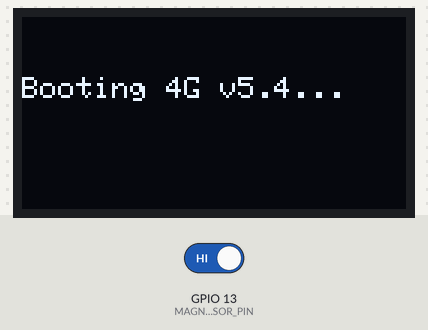
Recording of a sketch running on a simulated ESP32. Shown: 128×64 one-colour display. Inputs (shaded band) come from the test bench; at power-on: GPIO 13 (MAGNET_SENSOR_PIN) HIGH. Random numbers use the default seed unless the sketch sets one; the modem accepts every AT command (registered, SIM ready, sends succeed) and sends nothing else; what the sketch prints to the serial monitor is not drawn.

Above: at 0.1 s.
19.5 s: GPIO 13 (MAGNET_SENSOR_PIN) driven LOW
At 22.37 s:
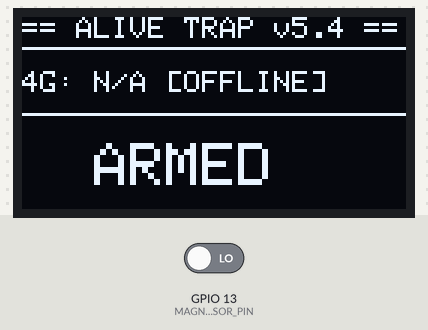
22.5 s: GPIO 13 (MAGNET_SENSOR_PIN) driven HIGH
At 23.3 s:
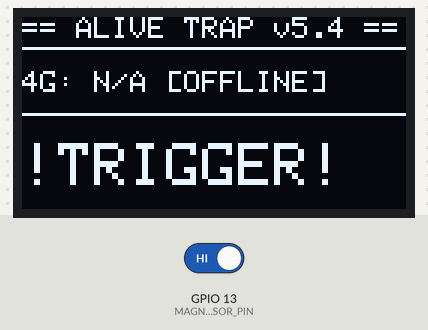
Timing chart, 0 to 25.5 s (numbered marks = the images above; inputs shaded):
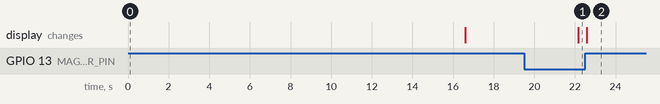

The sketch:

esp32_trap_v54.ino
```cpp
#include <Wire.h>
#include <Adafruit_GFX.h>
#include <Adafruit_SSD1306.h>

#define SCREEN_WIDTH 128
#define SCREEN_HEIGHT 64
#define OLED_RESET     -1
Adafruit_SSD1306 display(SCREEN_WIDTH, SCREEN_HEIGHT, &Wire, OLED_RESET);

#define RXD2 16
#define TXD2 17
#define MAGNET_SENSOR_PIN 13

bool currentStatusIsArmed = true;
String csqSignal = "N/A";
String cellInfo = "NONE";
bool isMqttConnected = false;

void updateOLED(String trapStatus) {
  display.clearDisplay();
  display.setTextSize(1);
  display.setTextColor(SSD1306_WHITE);
  display.setCursor(0, 0);
  display.println("== ALIVE TRAP v5.4 ==");
  display.drawLine(0, 10, 128, 10, SSD1306_WHITE);
  display.setCursor(0, 18);
  display.print("4G: "); display.print(csqSignal);
  display.print(isMqttConnected ? " [ONLINE]" : " [OFFLINE]");
  display.drawLine(0, 32, 128, 32, SSD1306_WHITE);
  display.setCursor(0, 42);
  display.setTextSize(2);
  if (trapStatus == "ARMED") display.println("  ARMED");
  else display.println("!TRIGGER!");
  display.display();
}

String sendAT_and_GetReply(String cmd, int delayTime) {
  Serial2.println(cmd);
  delay(delayTime);
  String response = "";
  while (Serial2.available()) {
    char c = Serial2.read();
    response += c;
  }
  Serial.print(response);
  return response;
}

void connectToMqtt() {
  Serial.println("\n🌐 正在嘗試連線至 MQTT Broker...");
  isMqttConnected = false;

  sendAT_and_GetReply("AT+QMTCLOSE=4", 500);
  sendAT_and_GetReply("AT+QMTCFG=\"ssl\",4,0", 500);
  sendAT_and_GetReply("AT+QMTCFG=\"version\",4,4", 500);

  String openRes = sendAT_and_GetReply("AT+QMTOPEN=4,\"broker.emqx.io\",1883", 4000);
  if (openRes.indexOf("+QMTOPEN: 4,0") >= 0 || openRes.indexOf("+QMTOPEN: 4,2") >= 0) {
    String randomClientId = "esp32_trap_" + String(random(1000, 9999));
    String connCmd = "AT+QMTCONN=4,\"" + randomClientId + "\",\"\",\"\",1";

    String connRes = sendAT_and_GetReply(connCmd, 4000);
    if (connRes.indexOf("+QMTCONN: 4,0,0") >= 0) {
      Serial.println("🏆 MQTT 連線成功！");
      sendAT_and_GetReply("AT+QMTSUB=4,1,\"hk_trap_2026_xyz9527/status\",0", 1500);
      isMqttConnected = true;
    }
  }
}

// ⚠️ 關鍵修復：移除引號確保 MQTT 發送不報錯
void checkCellStation() {
  String res = sendAT_and_GetReply("AT+QENG=\"servingcell\"", 1000);
  int startIdx = res.indexOf("+QENG:");
  if (startIdx >= 0) {
    int endIdx = res.indexOf("\r", startIdx);
    if (endIdx > startIdx) {
      String pureData = res.substring(startIdx, endIdx);
      pureData.replace("\"", ""); // 強制移除所有引號
      cellInfo = pureData;
    }
  }
}

void setup() {
  Serial.begin(115200);
  Serial2.begin(115200, SERIAL_8N1, RXD2, TXD2);
  pinMode(MAGNET_SENSOR_PIN, INPUT_PULLUP);
  randomSeed(analogRead(0));

  if(!display.begin(SSD1306_SWITCHCAPVCC, 0x3C)) { for(;;); }

  display.clearDisplay();
  display.setTextSize(1);
  display.setTextColor(SSD1306_WHITE);
  display.setCursor(0,20);
  display.println("Booting 4G v5.4...");
  display.display();

  delay(3000);

  sendAT_and_GetReply("AT+QIDEACT=1", 500);
  sendAT_and_GetReply("AT+QICSGP=1,1,\"share.hk.link\",\"\",\"\",0", 2000);
  sendAT_and_GetReply("AT+QIACT=1", 3000);

  delay(1000);
  sendAT_and_GetReply("AT+CSQ", 500);

  checkCellStation();
  connectToMqtt();

  if (isMqttConnected && cellInfo != "NONE") {
    Serial2.println("AT+QMTPUB=4,0,0,0,\"hk_trap_2026_xyz9527/status\",\"" + cellInfo + "\"");
    delay(1000);
  }

  if (digitalRead(MAGNET_SENSOR_PIN) == LOW) { currentStatusIsArmed = true; updateOLED("ARMED"); }
  else { currentStatusIsArmed = false; updateOLED("TRIGGERED"); }
}

void loop() {
  while (Serial2.available()) {
    String incoming = Serial2.readStringUntil('\n');
    Serial.println(incoming);
    if (incoming.indexOf("+QMTSTAT:") >= 0) {
      Serial.println("\n⚠️ 偵測到 4G 模組 MQTT 鏈接斷開！觸發自動重連...");
      isMqttConnected = false;
    }
  }

  static unsigned long lastRetryCheck = 0;
  if (!isMqttConnected && (millis() - lastRetryCheck > 10000)) {
    connectToMqtt();
    if (isMqttConnected && cellInfo != "NONE") {
      Serial2.println("AT+QMTPUB=4,0,0,0,\"hk_trap_2026_xyz9527/status\",\"" + cellInfo + "\"");
    }
    lastRetryCheck = millis();
  }

  static unsigned long lastSignalCheck = 0;
  if (millis() - lastSignalCheck > 30000) {
    sendAT_and_GetReply("AT+CSQ", 500);
    updateOLED(currentStatusIsArmed ? "ARMED" : "TRIGGERED");
    lastSignalCheck = millis();
  }

  int sensorValue = digitalRead(MAGNET_SENSOR_PIN);
  if (sensorValue == HIGH && currentStatusIsArmed) {
    delay(50);
    if (digitalRead(MAGNET_SENSOR_PIN) == HIGH) {
      currentStatusIsArmed = false;
      updateOLED("TRIGGERED");
      if(isMqttConnected) {
        Serial2.println("AT+QMTPUB=4,0,0,0,\"hk_trap_2026_xyz9527/status\",\"WARNING: TRAP_TRIGGERED\"");
      }
    }
  }
  else if (sensorValue == LOW && !currentStatusIsArmed) {
    delay(50);
    if (digitalRead(MAGNET_SENSOR_PIN) == LOW) {
      currentStatusIsArmed = true;
      updateOLED("ARMED");
      if(isMqttConnected) {
        Serial2.println("AT+QMTPUB=4,0,0,0,\"hk_trap_2026_xyz9527/status\",\"STATUS: TRAP_ARMED\"");
      }
    }
  }

  if (Serial.available()) { Serial2.write(Serial.read()); }
}
```

Measured:
- after the input at 19.5 s, the display: changes after 2.7 s (image 1)
- after the input at 22.5 s, the display: changes after 0.08 s (image 2)
